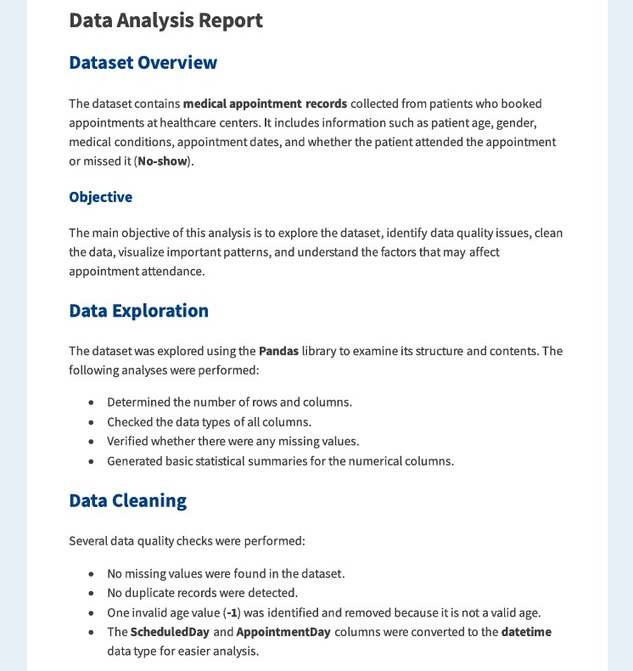
#> input picture task-4-omnia/data/input/document_clean.jpg, 633 x 671 px, shrunk from 746 x 790 before the run, found by its file name
$ python ocr.py
#> lines starting #> are read from the running program, lines starting #| are printed output that depends on the picture; after the words box and inside, x2 and y2 are one past the last pixel; in counts of white or black regions, pixels touching at a corner belong together
#> in process_image, image is the input picture: shape (671, 633, 3); mean B, G, R 243.7, 242.8, 241.7
import cv2
import pytesseract
import os
import json
from pytesseract import Output


# ==================================================
# Tesseract Configuration
# ==================================================

pytesseract.pytesseract.tesseract_cmd = (
    r"C:\Program Files\Tesseract-OCR\tesseract.exe"
)


# ==================================================
# Project Configuration
# ==================================================

INPUT_DIR = "data/input"
OUTPUT_DIR = "data/output"

IMAGE_FILES = [
    "document_clean.jpg",
    "document_challenging.jpg"
]

CONFIDENCE_THRESHOLD = 80


# ==================================================
# Create Output Directory
# ==================================================

os.makedirs(OUTPUT_DIR, exist_ok=True)


# ==================================================
# Image Preprocessing
# ==================================================

def preprocess_image(image):
    """
    OCR preprocessing pipeline:
    1. Grayscale conversion
    2. Gaussian Blur
    3. Adaptive Thresholding
    """

    # 1. Grayscale
    gray = cv2.cvtColor(
        image,
        cv2.COLOR_BGR2GRAY
    )

    # 2. Gaussian Blur
    blurred = cv2.GaussianBlur(
        gray,
        (5, 5),
        0
    )
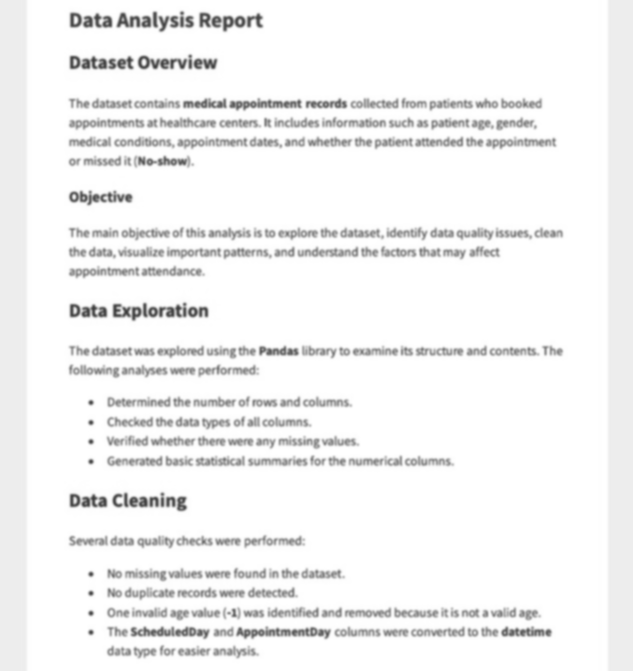
#> blurred: shape (671, 633); min 60, max 255, mean 242.5

    # 3. Adaptive Thresholding
    thresholded = cv2.adaptiveThreshold(
        blurred,
        255,
        cv2.ADAPTIVE_THRESH_GAUSSIAN_C,
        cv2.THRESH_BINARY,
        11,
        2
    )
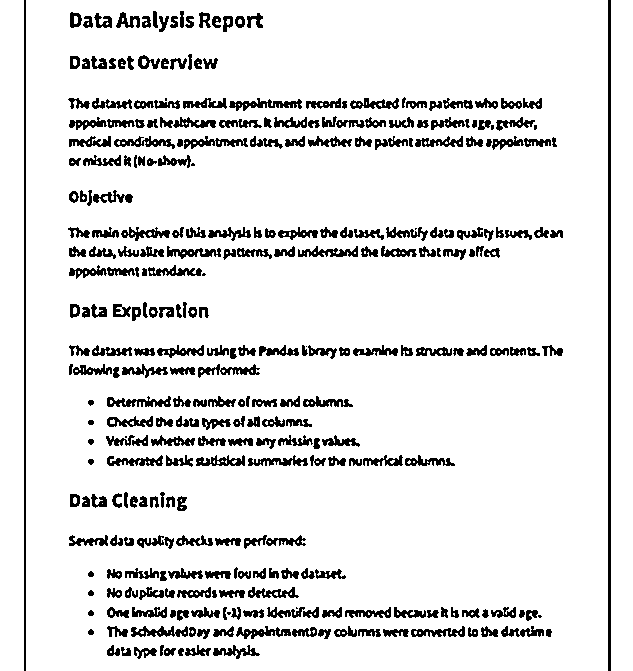
#> thresholded: shape (671, 633); 90% white; 312 black regions (11 under 20 px), largest, box (x1, y1, x2, y2) and area: (608, 0, 611, 671) 2013, (24, 0, 26, 671) 1342, (229, 98, 302, 111) 434

    return thresholded


# ==================================================
# OCR + Confidence Extraction
# ==================================================

def perform_ocr(processed_image):

    data = pytesseract.image_to_data(
        processed_image,
        config="--psm 6",
        output_type=Output.DICT
    )

    accepted_words = []
    rejected_words = []

    for i in range(len(data["text"])):

        text = data["text"][i].strip()

        if not text:
            continue

        try:
            confidence = float(data["conf"][i])
        except ValueError:
            continue

        x = data["left"][i]
        y = data["top"][i]
        w = data["width"][i]
        h = data["height"][i]

        detection = {
            "text": text,
            "confidence": round(confidence, 2),
            "x": x,
            "y": y,
            "width": w,
            "height": h
        }

        # 80% confidence validation
        if confidence >= CONFIDENCE_THRESHOLD:
            accepted_words.append(detection)
        else:
            rejected_words.append(detection)

    return accepted_words, rejected_words


# ==================================================
# Draw Bounding Boxes
# ==================================================

def draw_detections(image, detections):

    output = image.copy()

    for detection in detections:

        x = detection["x"]
        y = detection["y"]
        w = detection["width"]
        h = detection["height"]

        text = detection["text"]
        confidence = detection["confidence"]

        # Bounding box
        cv2.rectangle(
            output,
            (x, y),
            (x + w, y + h),
            (0, 255, 0),
            2
        )

        # Label
        label = f"{text} ({confidence:.0f}%)"

        cv2.putText(
            output,
            label,
            (x, max(y - 5, 15)),
            cv2.FONT_HERSHEY_SIMPLEX,
            0.5,
            (0, 255, 0),
            1,
            cv2.LINE_AA
        )

    return output


# ==================================================
# Process Image
# ==================================================

def process_image(filename):

    print("\n" + "=" * 60)
    print(f"Processing: {filename}")
    print("=" * 60)

    input_path = os.path.join(
        INPUT_DIR,
        filename
    )

    # Read image
    image = cv2.imread(input_path)

    if image is None:

        print(
            f"ERROR: Could not read image: {input_path}"
        )

        return

    # ------------------------------------------------
    # Preprocessing
    # ------------------------------------------------

    processed_image = preprocess_image(image)

    base_name = os.path.splitext(filename)[0]

    # Save preprocessed image
    processed_path = os.path.join(
        OUTPUT_DIR,
        f"{base_name}_preprocessed.jpg"
    )

    cv2.imwrite(
        processed_path,
        processed_image
    )

    # ------------------------------------------------
    # OCR
    # ------------------------------------------------

    accepted, rejected = perform_ocr(
        processed_image
    )

    # ------------------------------------------------
    # Final Text
    # ------------------------------------------------

    final_text = " ".join(
        item["text"]
        for item in accepted
    )

    # ------------------------------------------------
    # Average Confidence
    # ------------------------------------------------

    if accepted:

        average_confidence = (
            sum(
                item["confidence"]
                for item in accepted
            )
            / len(accepted)
        )

    else:

        average_confidence = 0

    # ------------------------------------------------
    # Bounding Boxes
    # ------------------------------------------------

    annotated_image = draw_detections(
        image,
        accepted
    )

    annotated_path = os.path.join(
        OUTPUT_DIR,
        f"{base_name}_annotated.jpg"
    )

    cv2.imwrite(
        annotated_path,
        annotated_image
    )

    # ------------------------------------------------
    # Save OCR Text
    # ------------------------------------------------

    text_path = os.path.join(
        OUTPUT_DIR,
        f"{base_name}_ocr.txt"
    )

    with open(
        text_path,
        "w",
        encoding="utf-8"
    ) as file:

        file.write(final_text)

    # ------------------------------------------------
    # Save JSON Results
    # ------------------------------------------------

    results = {
        "image": filename,
        "confidence_threshold": CONFIDENCE_THRESHOLD,
        "average_confidence": round(
            average_confidence,
            2
        ),
        "accepted_words": len(accepted),
        "rejected_words": len(rejected),
        "text": final_text,
        "detections": accepted
    }

    json_path = os.path.join(
        OUTPUT_DIR,
        f"{base_name}_results.json"
    )

    with open(
        json_path,
        "w",
        encoding="utf-8"
    ) as file:

        json.dump(
            results,
            file,
            indent=4,
            ensure_ascii=False
        )

    # ------------------------------------------------
    # Terminal Results
    # ------------------------------------------------

    print("\nExtracted Text:")
    print("-" * 50)
    print(final_text)
    print("-" * 50)

    print(
        f"Average Confidence: "
        f"{average_confidence:.2f}%"
    )

    print(
        f"Accepted Words: {len(accepted)}"
    )

    print(
        f"Rejected Words: {len(rejected)}"
    )

    print("\nGenerated Files:")

    print(
        f"Preprocessed: {processed_path}"
    )

    print(
        f"Annotated:    {annotated_path}"
    )

    print(
        f"Text:         {text_path}"
    )

    print(
        f"JSON:         {json_path}"
    )


# ==================================================
# Main Program
# ==================================================

if __name__ == "__main__":

    print("=" * 60)
    print("             DecodeLabs OCR Pipeline")
    print("=" * 60)

    for image_file in IMAGE_FILES:

        process_image(image_file)
#> (the call stopped at in perform_ocr, `data = pytesseract.image_to_data( processed_image, config="--psm 6", o..`: pytesseract is not available in this run)
#> pass 2 of the loop `for image_file in IMAGE_FILES:`:
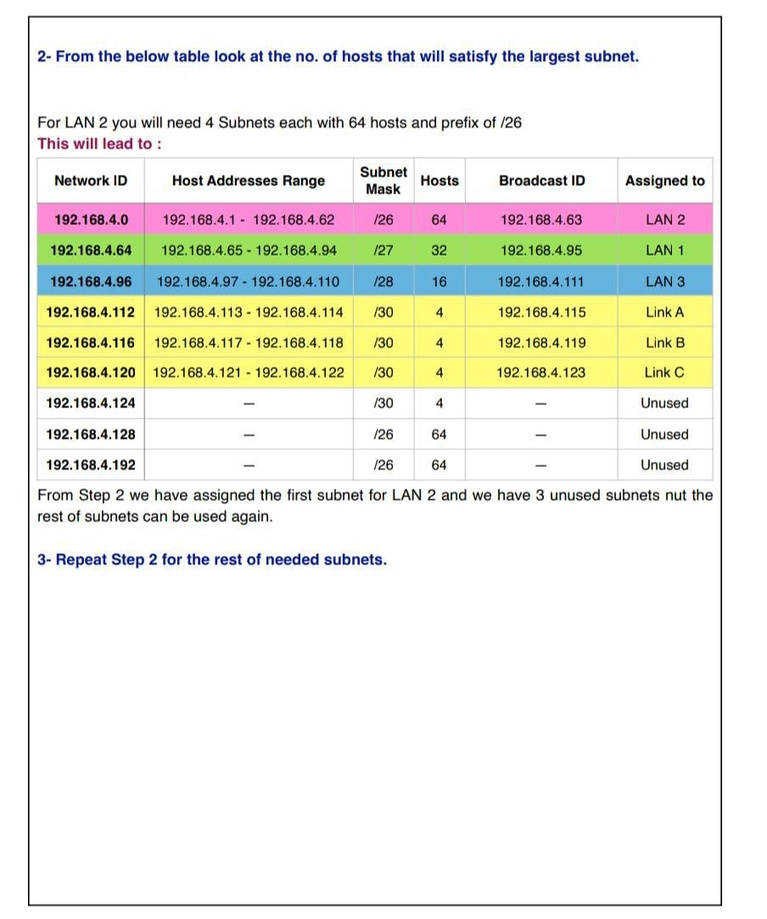
#> input picture task-4-omnia/data/input/document_challenging.jpg, 767 x 919 px, shrunk from 904 x 1083 before the run, found by its file name
#> in process_image, image is the input picture: shape (919, 767, 3); mean B, G, R 228.2, 238.4, 237.6
#> in preprocess_image (call 2), `gray = cv2.cvtColor( image, cv2.COLOR_BGR2GRAY )`:
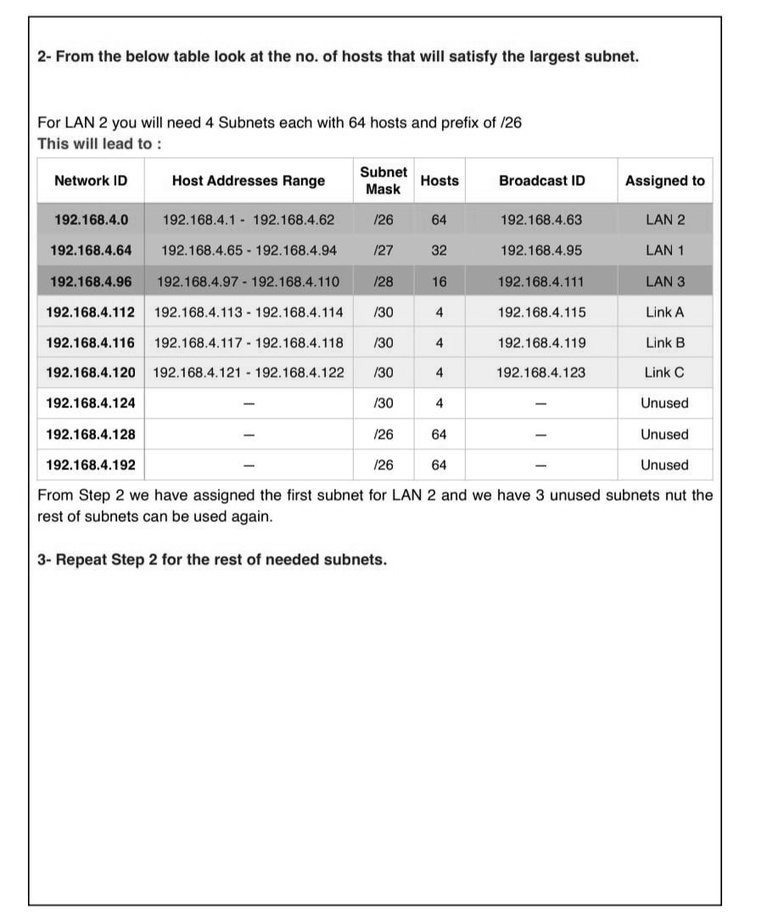
#> gray: shape (919, 767); min 0, max 255, mean 237
#> blurred: shape (919, 767)
#> in preprocess_image (call 2), `thresholded = cv2.adaptiveThreshold( blurred, 255, cv2.ADAPTIVE_THRESH..`:
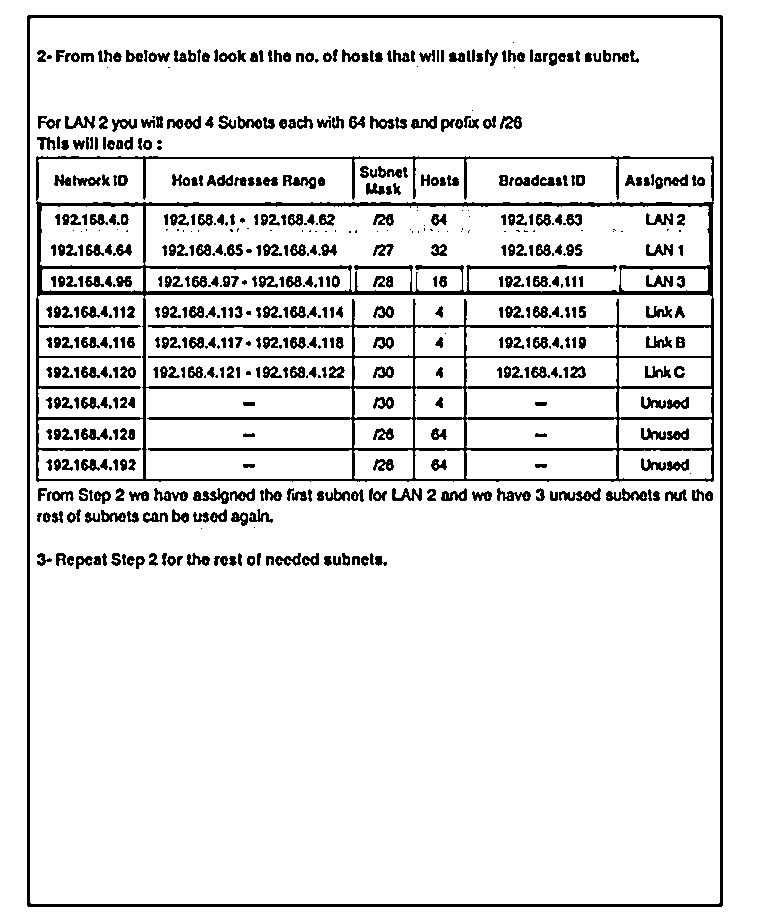
#> thresholded: shape (919, 767); 89.9% white; 589 black regions (113 under 20 px), largest, box (x1, y1, x2, y2) and area: (36, 156, 714, 482) 24167, (27, 15, 723, 907) 9492, (559, 488, 601, 501) 281

    print("\n" + "=" * 60)
    print("          OCR PROCESSING COMPLETED")
    print("=" * 60)
